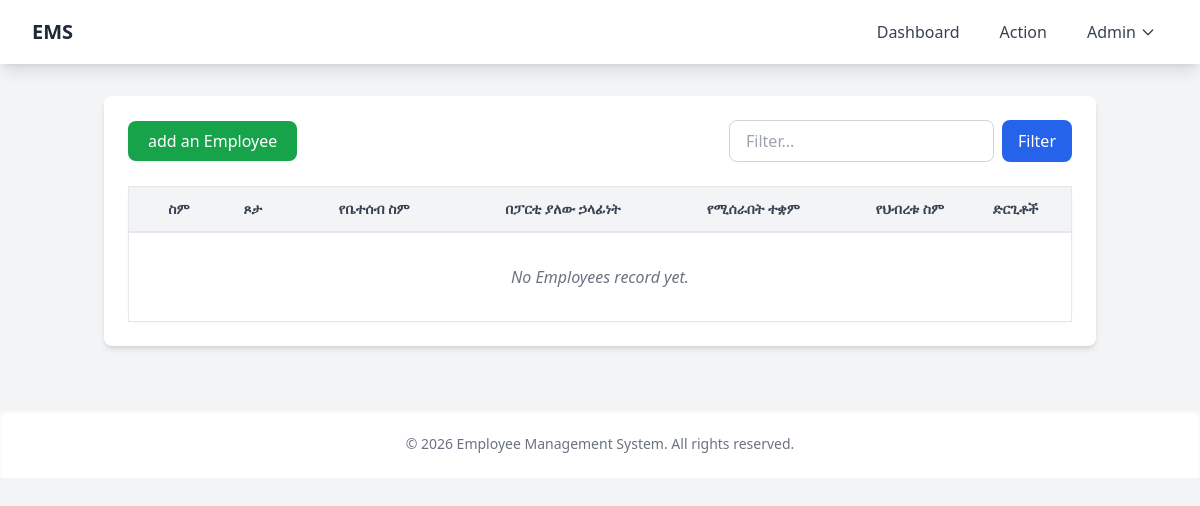
/action (signed in), run on an earlier commit of the app's database.
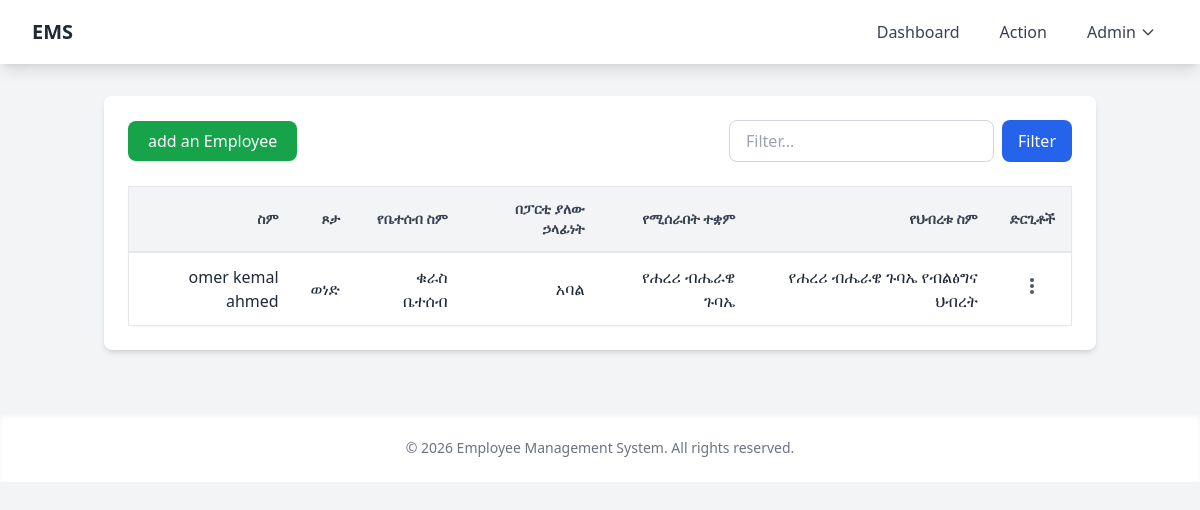
And on a later commit of the database.
### models.py (models this page shows)
class Employee(Base):
    __tablename__ = "employees"
    id = Column(Integer, primary_key=True, index=True)
    fname = Column(String, index=True)
    mname = Column(String, index=True)
    lname = Column(String, index=True)
    gender = Column(String, index=True)
    fanID = Column(String, index=True)
    birthdate = Column(Date, index=True)
    phone_number = Column(Integer, index=True)
    edu_level = Column(String, index=True)
    profession = Column(String, index=True)
    work_experience = Column(Integer, index=True)
    group_name = Column(String, index=True)
    position_in_group = Column(String, index=True)
    join_year = Column(Date, index=True)
    work_place = Column(String, index=True)
    work_place_name = Column(String, index=True)
    salary = Column(Integer, index=True)
    werada = Column(String, index=True)
    kebele = Column(String, index=True)
    house_number = Column(Integer, index=True)
    photo_url = Column(String, index=True)
    def __repr__(self):
        return f"Employee(id={self.id}, fname={self.fname}, mname={self.mname}, lname={self.lname}, gender={self.gender}, fanID={self.fanID}, birthdate={self.birthdate}, phone_number={self.phone_number}, edu_level={self.edu_level}, profession={self.profession}, work_experience={self.work_experience}, join_year={self.join_year}, group_name={self.group_name}, position_in_group={self.position_in_group}, work_place={self.work_place}, work_place_name={self.work_place_name}, salary={self.salary}, werada={self.werada}, kebele={self.kebele}, house_number={self.house_number}, photo_url={self.photo_url})"

### app.py (the view)
@app.route('/action')
@login_required
def action():
    employees = db.query(Employee).all()
    print(employees)
    return render_template('action.html', employees=employees)

### app.py (called while the page is built)
@app.context_processor
def inject_now():
    from datetime import datetime
    return {'now': datetime.now()}

@login_manager.user_loader
def user_loader(user_id):
    return db.query(User).get(int(user_id))

### templates/action.html (shortened to what this page needs)
{% extends "base.html" %}
{% block content %}
<div class="bg-white rounded-lg shadow-md p-6">
    <div class="flex flex-wrap justify-between items-center gap-4 mb-6">
        <button onclick="document.getElementById('addEmployeeModal').style.display='flex'"
                class="bg-green-600 hover:bg-green-700 text-white font-medium px-5 py-2 rounded-lg transition duration-200 shadow-sm">
            add an Employee
        </button>
        <div class="flex gap-2">
            <input type="text" name="filter" placeholder="Filter..."
                   class="border border-gray-300 rounded-lg px-4 py-2 focus:outline-none focus:ring-2 focus:ring-blue-500 focus:border-transparent">
            <button class="bg-blue-600 hover:bg-blue-700 text-white px-4 py-2 rounded-lg transition duration-200">
                Filter
            </button>
        </div>
    </div>
    <div class="overflow-x-auto shadow-sm rounded-lg" style="overflow: visible;">
        <table class="min-w-full bg-white border border-gray-200 rounded-lg" style="overflow: visible;">
            <thead class="bg-gray-100 border-b-2 border-gray-200">
                <tr>
                    <th class="py-3 px-4 text-sm font-semibold text-gray-700 text-right">ስም</th>
                    <th class="py-3 px-4 text-sm font-semibold text-gray-700 text-right">ጾታ</th>
                    <th class="py-3 px-4 text-sm font-semibold text-gray-700 text-right">የቤተሰብ ስም</th>
                    <th class="py-3 px-4 text-sm font-semibold text-gray-700 text-right">በፓርቲ ያለው ኃላፊነት</th>
                    <th class="py-3 px-4 text-sm font-semibold text-gray-700 text-right">የሚሰራበት ተቋም</th>
                    <th class="py-3 px-4 text-sm font-semibold text-gray-700 text-right">የህብረቱ ስም</th>
                    <th class="py-3 px-4 text-sm font-semibold text-gray-700 text-center">ድርጊቶች</th>
                </tr>
            </thead>
            <tbody>
                {% if employees %}
                    {% for employee in employees %}
                    <tr class="border-b border-gray-200 hover:bg-gray-50 transition" id="employee-row-{{ employee.id }}">
                        <td class="py-3 px-4 text-gray-800 text-right">
                            {{ employee.fname }} {{ employee.mname }} {{ employee.lname }}
                        </td>
                        <td class="py-3 px-4 text-gray-800 text-right">
                            {{ employee.gender }}
                        </td>
                        <td class="py-3 px-4 text-gray-800 text-right">
                            {{ employee.group_name }}
                        </td>
                        <td class="py-3 px-4 text-gray-800 text-right">
                            {{ employee.position_in_group }}
                        </td>
                        <td class="py-3 px-4 text-gray-800 text-right">
                            {{ employee.work_place }}
                        </td>
                        <td class="py-3 px-4 text-gray-800 text-right">
                            {{ employee.work_place_name }}
                        </td>
                        <td class="py-3 px-4 text-center relative" style="overflow: visible; position: relative;">
                            <div class="dropdown inline-block relative" style="position: relative;">
                                <button class="dropdown-btn text-gray-600 hover:text-gray-900 focus:outline-none">
                                    <svg class="w-5 h-5" fill="currentColor" viewBox="0 0 20 20">
                                        <path d="M10 6a2 2 0 110-4 2 2 0 010 4zm0 6a2 2 0 110-4 2 2 0 010 4zm0 6a2 2 0 110-4 2 2 0 010 4z"/>
                                    </svg>
                                </button>
                            </div>
                        </td>
                    </tr>
                    {% endfor %}
                {% else %}
                    <tr>
                        <td colspan="7" class="py-8 text-center text-gray-500 italic">
                            No Employees record yet.
                        </td>
                    </tr>
                {% endif %}
            </tbody>
        </table>
    </div>
</div>
{% endblock %}

### templates/base.html (shortened to what this page needs)
<!DOCTYPE html>
<html lang="en">
<head>
    <script src="https://cdn.tailwindcss.com"></script>
</head>
<body class="bg-gray-100 font-sans leading-normal tracking-normal">
    <nav class="bg-white shadow-lg">
        <div class="max-w-7xl mx-auto px-4 sm:px-6 lg:px-8">
            <div class="flex justify-between h-16">
                <div class="flex items-center">
                    <a href="{{ url_for('index') }}" class="text-xl font-bold text-gray-800">EMS</a>
                </div>
                <div class="hidden md:flex items-center space-x-4">
                    <a href="{{ url_for('dashboard') }}" class="text-gray-700 hover:text-blue-600 px-3 py-2 rounded-md">Dashboard</a>
                    <a href="/action" class="text-gray-700 hover:text-blue-600 px-3 py-2 rounded-md">Action</a>
                    <div class="relative inline-block">
                        <button onclick="toggleDropdown()" class="text-gray-700 hover:text-blue-600 px-3 py-2 rounded-md inline-flex items-center">
                            Admin
                            <svg class="w-4 h-4 ml-1" fill="none" stroke="currentColor" viewBox="0 0 24 24">
                                <path stroke-linecap="round" stroke-linejoin="round" stroke-width="2" d="M19 9l-7 7-7-7"></path>
                            </svg>
                        </button>
                    </div>
                </div>
            </div>
        </div>
    </nav>
    <div class="container mx-auto px-4 py-8">
        {% block content %}{% endblock %}
    </div>
    <footer class="bg-white shadow-inner mt-8 py-6">
        <div class="max-w-7xl mx-auto text-center text-gray-500 text-sm">
            &copy; {{ now.year if now else 2025 }} Employee Management System. All rights reserved.
        </div>
    </footer>
</body>
</html>

What changed in the data, as far as the page shows it:
added Employee: fname "omer", mname "kemal", lname "ahmed", gender "ወነድ", group_name "ቁራስ ቤተሰብ", position_in_group "አባል", work_place "የሐረሪ ብሔራዌ ጉባኤ", work_place_name "የሐረሪ ብሔራዌ ጉባኤ የብልፅግና ህብረት"
Also different on the page:
text no longer shown: "No Employees record yet."
